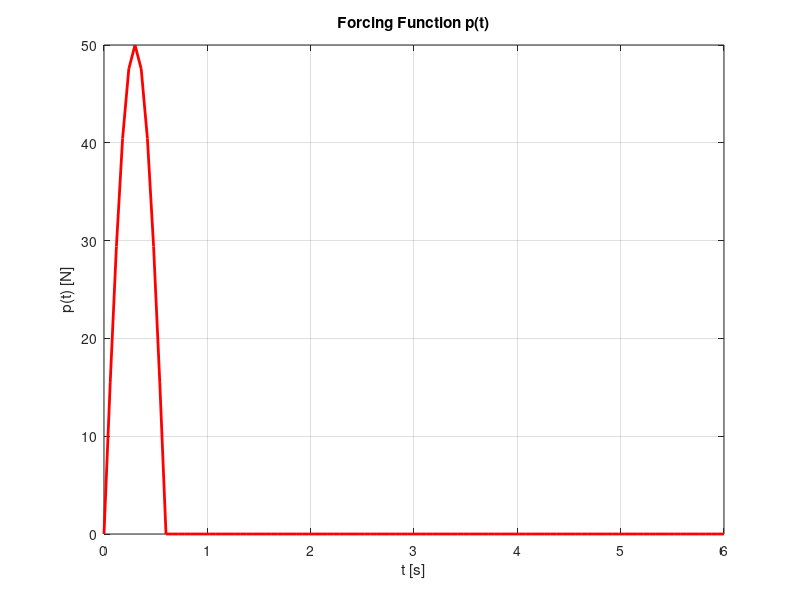
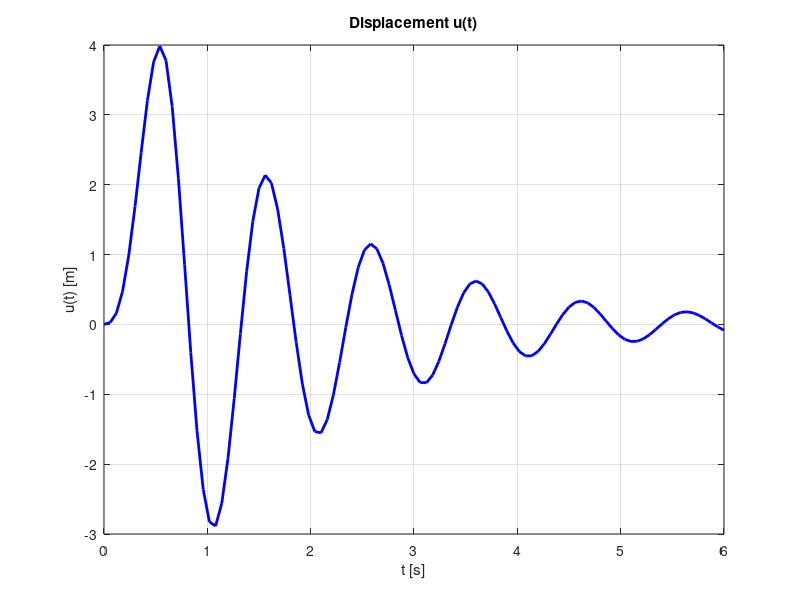

Write the MATLAB code that produced these figures, in order.
clear all
close all
clc

m = 0.45594;
k = 18;
c = 2*0.2865;

t_final = 6;
n_steps = 100;
dt = t_final / n_steps;

t = zeros(1, n_steps + 1);
p = zeros(1, n_steps + 1);

t_pulse = 1/2 * (2 * pi / 5.236);

u = zeros(1, n_steps + 1);
u_dot = zeros(1, n_steps + 1);
u_ddot = zeros(1, n_steps + 1);
p_line = zeros(1, n_steps + 1);
u(1) = 0;
u_dot(1) = 0;

t(1) = 0;
p(1) = 50 * sin(5.236 * t(1));
u_ddot(1) = (p(1) - k * u(1) - c * u_dot(1)) / m;

h = dt;
a_1 = (4 * m / (h * h)) + (2 * c / h);
a_2 = (4 * m / h) +c;
a_3 = m;
k_line = a_1 + k;

for i = 2:n_steps + 1
    t(i) = (i - 1) * dt;

    if t(i) > t_pulse
        p(i) = 0;
    else
        p(i) = 50 * sin(5.236 * t(i));
    end

    p_line(i) = p(i) + a_1 * u(i - 1) + a_2 * u_dot(i - 1) + a_3 * u_ddot(i - 1);
    u(i) = p_line(i) / k_line;
    u_dot(i) = ((- 2) / h) * u(i - 1) - u_dot(i - 1) + (2 / h) * u(i);
    u_ddot(i) = ((-4) / (h * h)) * u(i - 1) - (4 / h) * u_dot(i - 1)- u_ddot(i - 1) + (4 / (h * h)) * u(i);
end

figure(1)
plot(t, p, 'r', 'LineWidth', 2);
xlabel('t [s]');
ylabel('p(t) [N]');
title('Forcing Function p(t)');
grid on;
 
figure(2)
plot(t, u, 'b', 'LineWidth', 2);
xlabel('t [s]');
ylabel('u(t) [m]');
title('Displacement u(t)');
grid on;

